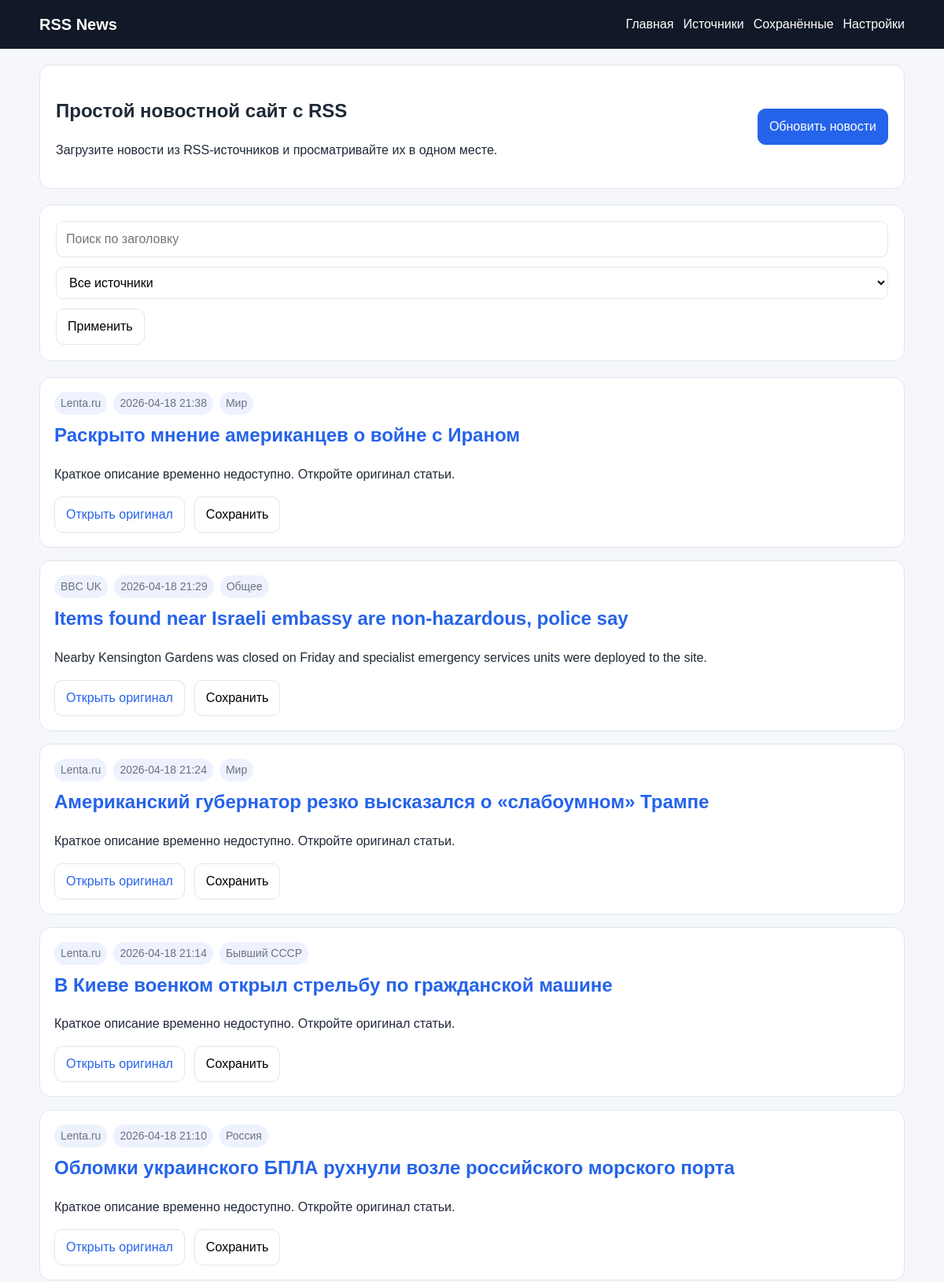
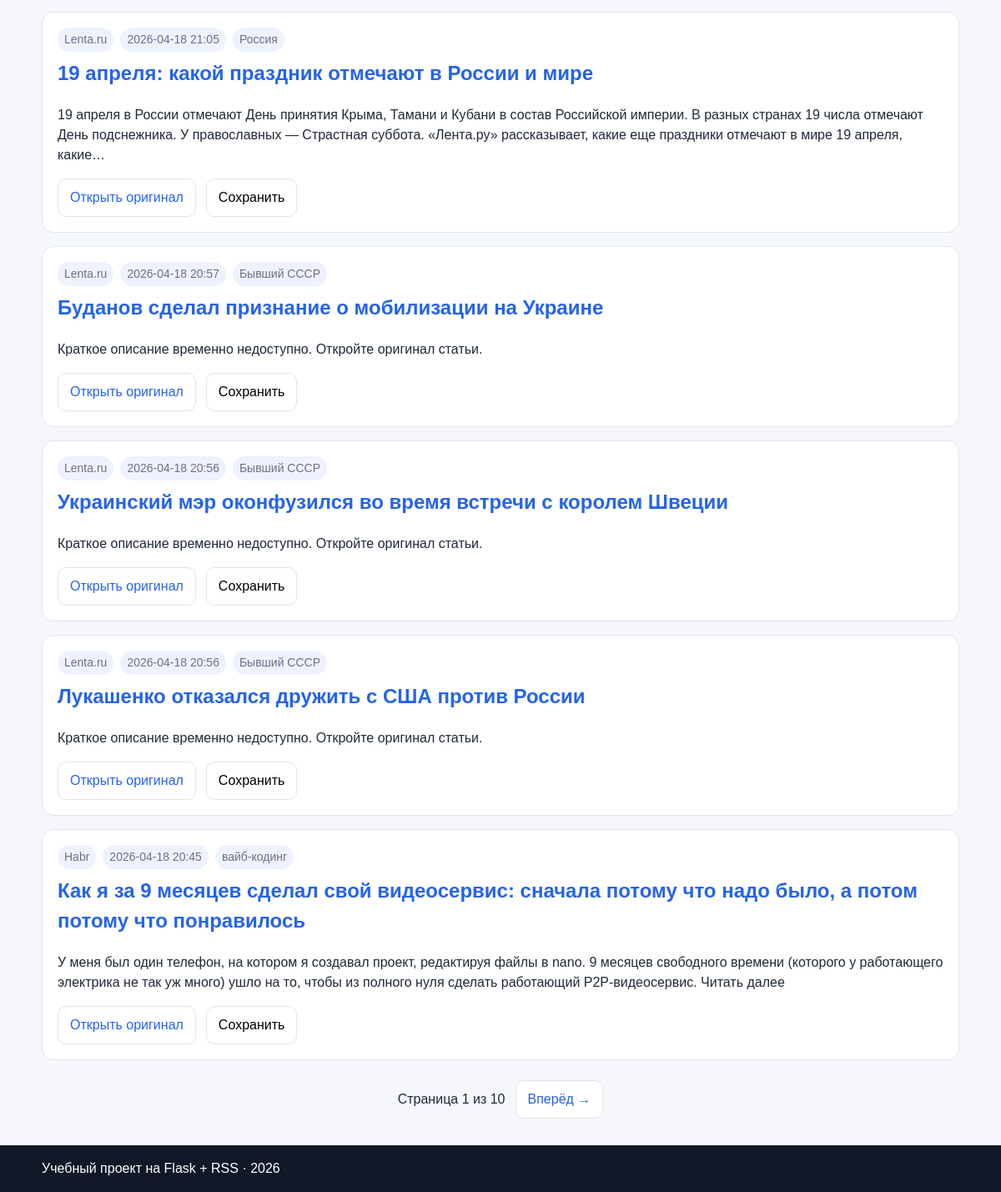
The page / on the database its author committed (2 pictures, top to bottom).
### tables this page shows
CREATE TABLE news_items (
                id TEXT PRIMARY KEY,
                source_id INTEGER NOT NULL,
                title TEXT NOT NULL,
                summary TEXT,
                link TEXT NOT NULL UNIQUE,
                published_at TEXT,
                author TEXT,
                category TEXT,
                fetched_at TEXT NOT NULL DEFAULT CURRENT_TIMESTAMP,
                saved INTEGER NOT NULL DEFAULT 0,
                FOREIGN KEY(source_id) REFERENCES sources(id)
            );

CREATE TABLE sources (
                id INTEGER PRIMARY KEY AUTOINCREMENT,
                name TEXT NOT NULL,
                rss_url TEXT NOT NULL UNIQUE,
                category TEXT DEFAULT 'Общее',
                is_active INTEGER NOT NULL DEFAULT 1,
                created_at TEXT NOT NULL DEFAULT CURRENT_TIMESTAMP
            );

### news_app/web.py (the view)
    @app.route("/")
    def index():
        page = max(request.args.get("page", default=1, type=int), 1)
        source_id = request.args.get("source_id", type=int)
        q = (request.args.get("q") or "").strip()
        per_page = get_setting_int("items_per_page", 10)
        offset = (page - 1) * per_page
        where = []
        params = []
        if source_id:
            where.append("news_items.source_id = ?")
            params.append(source_id)
        if q:
            where.append("LOWER(news_items.title) LIKE ?")
            params.append(f"%{q.lower()}%")
        where_sql = f"WHERE {' AND '.join(where)}" if where else ""
        with get_connection() as conn:
            total = conn.execute(
                f"SELECT COUNT(*) FROM news_items {where_sql}", params
            ).fetchone()[0]
            items = conn.execute(
                f"""
                SELECT news_items.*, sources.name AS source_name
                FROM news_items
                JOIN sources ON sources.id = news_items.source_id
                {where_sql}
                ORDER BY COALESCE(news_items.published_at, news_items.fetched_at) DESC
                LIMIT ? OFFSET ?
                """,
                [*params, per_page, offset],
            ).fetchall()
            sources = conn.execute(
                "SELECT * FROM sources ORDER BY name"
            ).fetchall()
        total_pages = max(ceil(total / per_page), 1)
        return render_template(
            "index.html",
            items=items,
            sources=sources,
            page=page,
            total_pages=total_pages,
            selected_source_id=source_id,
            query=q,
        )

### news_app/db.py (called while the page is built)
def get_connection() -> sqlite3.Connection:
    conn = sqlite3.connect(DATABASE_PATH)
    conn.row_factory = sqlite3.Row
    return conn

### news_app/web.py (called while the page is built)
def get_setting_int(key: str, default: int) -> int:
    with get_connection() as conn:
        row = conn.execute("SELECT value FROM settings WHERE key = ?", (key,)).fetchone()
    if not row:
        return default
    try:
        return int(row["value"])
    except (ValueError, TypeError):
        return default

### news_app/templates/index.html (shortened to what this page needs)
{% extends 'base.html' %}
{% block content %}
<section class="hero">
  <div>
    <h1>Простой новостной сайт с RSS</h1>
    <p>Загрузите новости из RSS-источников и просматривайте их в одном месте.</p>
  </div>
  <form method="post" action="{{ url_for('fetch_now') }}">
    <button class="btn btn-primary" type="submit">Обновить новости</button>
  </form>
</section>
<section class="panel">
  <form method="get" class="filters">
    <input type="text" name="q" value="{{ query }}" placeholder="Поиск по заголовку">
    <select name="source_id">
      <option value="">Все источники</option>
    </select>
    <button class="btn" type="submit">Применить</button>
  </form>
</section>
{% if items %}
  <section class="news-list">
    {% for item in items %}
      <article class="card">
        <div class="card-meta">
          <span>{{ item.source_name }}</span>
          {% if item.published_at %}<span>{{ item.published_at[:16].replace('T', ' ') }}</span>{% endif %}
          {% if item.category %}<span>{{ item.category }}</span>{% endif %}
        </div>
        <h2><a href="{{ url_for('article_detail', item_id=item.id) }}">{{ item.title }}</a></h2>
        <p>{{ item.summary[:260] }}{% if item.summary|length > 260 %}…{% endif %}</p>
        <div class="card-actions">
          <a class="btn" href="{{ item.link }}" target="_blank" rel="noopener">Открыть оригинал</a>
          <form method="post" action="{{ url_for('saved_toggle', item_id=item.id) }}">
            <button class="btn" type="submit">{% if item.saved %}Убрать из сохранённых{% else %}Сохранить{% endif %}</button>
          </form>
        </div>
      </article>
    {% endfor %}
  </section>
  <nav class="pagination">
    <span>Страница {{ page }} из {{ total_pages }}</span>
    {% if page < total_pages %}
      <a class="btn" href="{{ url_for('index', page=page+1, source_id=selected_source_id, q=query) }}">Вперёд →</a>
    {% endif %}
  </nav>
{% else %}
  <section class="empty-state panel">
    <h2>Новостей пока нет</h2>
    <p>Нажмите «Обновить новости», чтобы загрузить первые записи из RSS.</p>
  </section>
{% endif %}
{% endblock %}

### news_app/templates/base.html (shortened to what this page needs)
<!doctype html>
<html lang="ru">
<head>
  <link rel="stylesheet" href="{{ url_for('static', filename='style.css') }}">
</head>
<body>
  <header class="site-header">
    <div class="container nav">
      <a href="{{ url_for('index') }}" class="logo">RSS News</a>
      <nav>
        <a href="{{ url_for('index') }}">Главная</a>
        <a href="{{ url_for('sources_page') }}">Источники</a>
        <a href="{{ url_for('saved_page') }}">Сохранённые</a>
        <a href="{{ url_for('settings_page') }}">Настройки</a>
      </nav>
    </div>
  </header>
  <main class="container">
    {% block content %}{% endblock %}
  </main>
  <footer class="site-footer">
    <div class="container">Учебный проект на Flask + RSS · {{ current_year }}</div>
  </footer>
</body>
</html>

### news_app/static/style.css (style rules this page uses)
:root { --bg: #f5f7fb; --panel: #ffffff; --border: #dfe5ef; --text: #1f2937; --muted: #6b7280; --primary: #2563eb; --primary-dark: #1e40af; --success: #166534; --error: #991b1b; }
* { box-sizing: border-box; }
body { margin: 0; font-family: Arial, sans-serif; background: var(--bg); color: var(--text); line-height: 1.5; }
a { color: var(--primary); text-decoration: none; }
.container { width: min(1100px, calc(100% - 32px)); margin: 0 auto; }
.site-header, .site-footer { background: #111827; color: #fff; }
.site-header a, .site-footer a, .logo { color: #fff; }
.nav { display: flex; justify-content: space-between; align-items: center; padding: 16px 0; gap: 16px; }
.nav nav { display: flex; flex-wrap: wrap; gap: 12px; }
.logo { font-weight: 700; font-size: 20px; }
.site-footer { margin-top: 32px; padding: 16px 0; }
.hero, .panel { background: var(--panel); border: 1px solid var(--border); border-radius: 14px; padding: 20px; margin-top: 20px; }
.hero { display: flex; justify-content: space-between; align-items: center; gap: 20px; }
.filters, .card-actions, .source-item, .grid-two { display: flex; gap: 12px; }
.filters { flex-wrap: wrap; }
input, select, button { font: inherit; }
input, select { width: 100%; padding: 10px 12px; border: 1px solid var(--border); border-radius: 10px; background: #fff; }
.btn { display: inline-block; padding: 10px 14px; border-radius: 10px; border: 1px solid var(--border); background: #fff; cursor: pointer; }
.btn-primary { background: var(--primary); border-color: var(--primary); color: white; }
.news-list { display: grid; gap: 16px; margin-top: 20px; }
.card { background: var(--panel); border: 1px solid var(--border); border-radius: 14px; padding: 18px; }
.card h2, .article-detail h1 { margin-top: 8px; }
.card-meta { display: flex; flex-wrap: wrap; gap: 8px; color: var(--muted); font-size: 14px; }
.card-meta span { background: #eef2ff; padding: 4px 8px; border-radius: 999px; }
.pagination { display: flex; justify-content: center; align-items: center; gap: 12px; margin: 24px 0; }

### rows shown on the page
news_items: source_name "Lenta.ru", published_at "2026-04-18 21:38", category "Мир", title "Раскрыто мнение американцев о войне с Ираном", summary "Краткое описание временно недоступно. Откройте оригинал статьи.", saved "Сохранить"
news_items: source_name "BBC UK", published_at "2026-04-18 21:29", category "Общее", title "Items found near Israeli embassy are non-hazardous, police say", summary "Nearby Kensington Gardens was closed on Friday and specialist emergency services units were deployed to the site.", saved "Сохранить"
news_items: source_name "Lenta.ru", published_at "2026-04-18 21:24", category "Мир", title "Американский губернатор резко высказался о «слабоумном» Трампе", summary "Краткое описание временно недоступно. Откройте оригинал статьи.", saved "Сохранить"
news_items: source_name "Lenta.ru", published_at "2026-04-18 21:14", category "Бывший СССР", title "В Киеве военком открыл стрельбу по гражданской машине", summary "Краткое описание временно недоступно. Откройте оригинал статьи.", saved "Сохранить"
news_items: source_name "Lenta.ru", published_at "2026-04-18 21:10", category "Россия", title "Обломки украинского БПЛА рухнули возле российского морского порта", summary "Краткое описание временно недоступно. Откройте оригинал статьи.", saved "Сохранить"
news_items: source_name "Lenta.ru", published_at "2026-04-18 21:05", category "Россия", title "19 апреля: какой праздник отмечают в России и мире", summary "19 апреля в России отмечают День принятия Крыма, Тамани и Кубани в состав Российской империи. В разных странах 19 числа отмечают День подснежника. У православных — Страстная суббота. «Лента.ру» рассказывает, какие еще праздники отмечают в мире 19 апреля, какие", saved "Сохранить"
news_items: source_name "Lenta.ru", published_at "2026-04-18 20:57", category "Бывший СССР", title "Буданов сделал признание о мобилизации на Украине", summary "Краткое описание временно недоступно. Откройте оригинал статьи.", saved "Сохранить"
news_items: source_name "Lenta.ru", published_at "2026-04-18 20:56", category "Бывший СССР", title "Украинский мэр оконфузился во время встречи с королем Швеции", summary "Краткое описание временно недоступно. Откройте оригинал статьи.", saved "Сохранить"
news_items: source_name "Lenta.ru", published_at "2026-04-18 20:56", category "Бывший СССР", title "Лукашенко отказался дружить с США против России", summary "Краткое описание временно недоступно. Откройте оригинал статьи.", saved "Сохранить"
news_items: source_name "Habr", published_at "2026-04-18 20:45", category "вайб-кодинг", title "Как я за 9 месяцев сделал свой видеосервис: сначала потому что надо было, а потом потому что понравилось", summary "У меня был один телефон, на котором я создавал проект, редактируя файлы в nano. 9 месяцев свободного времени (которого у работающего электрика не так уж много) ушло на то, чтобы из полного нуля сделать работающий P2P-видеосервис. Читать далее", saved "Сохранить"

### other values the page prints
{{ page }} "1"
{{ total_pages }} "10"
